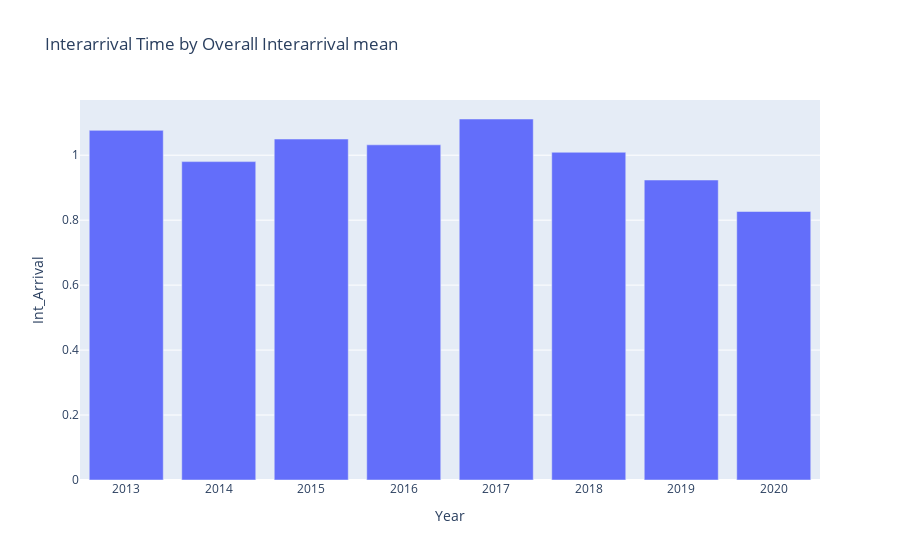

The notebook cell saved with this chart:
### Code cell
import plotly.express as px
fig = px.bar(annual_plot_df, x='Year', y='Int_Arrival', title='Interarrival Time by Overall Interarrival mean')
fig.show()

### Figure 1 — Plotly figure (JSON) as saved in the notebook; plotly's stock layout.template omitted (floating-point values rounded to 4 significant figures)
{"data": [{"alignmentgroup": "True", "hovertemplate": "Year=%{x}<br>Int_Arrival=%{y}<extra></extra>", "legendgroup": "", "marker": {"color": "#636efa"}, "name": "", "offsetgroup": "", "orientation": "v", "showlegend": false, "textposition": "auto", "type": "bar", "x": [2013, 2014, 2015, 2016, 2017, 2018, 2019, 2020], "xaxis": "x", "y": [1.076, 0.9803, 1.05, 1.032, 1.111, 1.009, 0.9236, 0.8266], "yaxis": "y"}], "layout": {"autosize": true, "barmode": "relative", "legend": {"tracegroupgap": 0}, "title": {"text": "Interarrival Time by Overall Interarrival mean"}, "xaxis": {"anchor": "y", "autorange": true, "domain": [0, 1], "range": [2012.0, 2020.0], "title": {"text": "Year"}, "type": "linear"}, "yaxis": {"anchor": "x", "autorange": true, "domain": [0, 1], "range": [0, 1.17], "title": {"text": "Int_Arrival"}, "type": "linear"}}}
